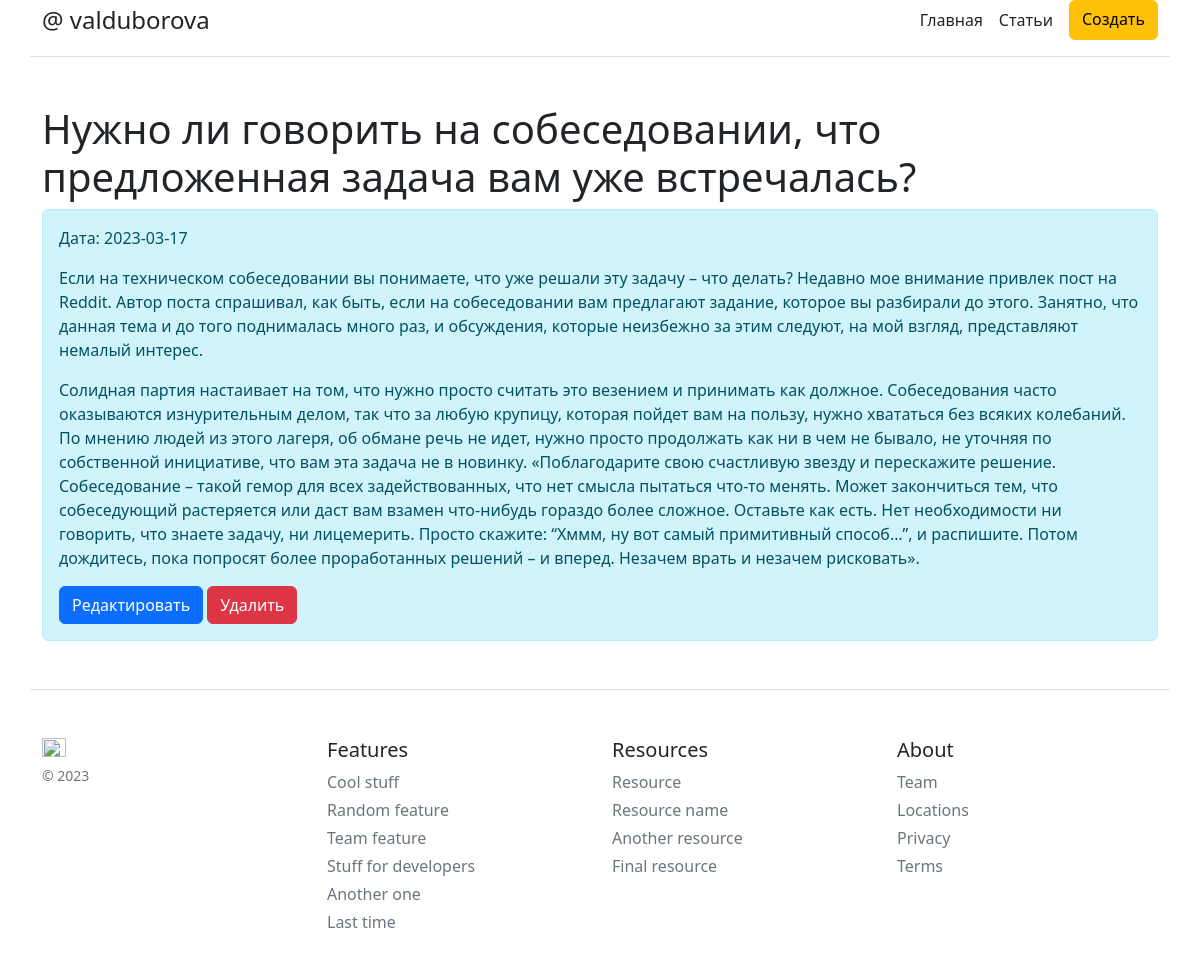
Screenshot of /posts/8 with the database file from the repository.
### models.py (models this page shows)
class Record(Base):
    __tablename__ = "Records"
    id = Column(Integer, primary_key=True)
    title = Column(String(100), nullable=False)
    intro = Column(String(300), nullable=False)
    text = Column(Text, nullable=False)
    date = Column(Date, default=datetime.utcnow)

### app.py (the view)
@app.route('/posts/<int:id>')
def article(id):
    res = db.query(models.Record).get(id)
    return render_template('article.html', rec=res)

### templates/article.html (shortened to what this page needs)
{% extends 'default.html' %}
{% block body %}
<div class="container mt-5">
    <h1>{{rec.title}}</h1>
    <div class="alert alert-info">
        {% if rec.date %}
        <p>Дата: {{ rec.date }}</p>
        {% endif %}
        <p>{{ rec.intro }}</p>
        <p>{{ rec.text }}</p>
        <a href="/posts/{{ rec.id }}/update" class="btn btn-primary">Редактировать</a>
        <a href="/posts/{{ rec.id }}/delete" class="btn btn-danger">Удалить</a>
    </div>
</div>
{% endblock %}

### rows the page displays
Record: title "Нужно ли говорить на собеседовании, что предложенная задача вам уже встречалась?", date "2023-03-17", intro "Если на техническом собеседовании вы понимаете, что уже решали эту задачу – что делать? Недавно мое внимание привлек пост на Reddit. Автор поста спрашивал, как быть, если на собеседовании вам предлагают задание, которое вы разбирали до этого. Занятно, что данная тема и до того поднималась много раз, и обсуждения, которые неизбежно за этим следуют, на мой взгляд, представляют немалый интерес.", text "Солидная партия настаивает на том, что нужно просто cчитать это везением и принимать как должное. Собеседования часто оказываются изнурительным делом, так что за любую крупицу, которая пойдет вам на пользу, нужно хвататься без всяких колебаний. По мнению людей из этого лагеря, об обмане речь не идет, нужно просто продолжать как ни в чем не бывало, не уточняя по собственной инициативе, что вам эта задача не в новинку. «Поблагодарите свою счастливую звезду и перескажите решение. Собеседование – такой гемор для всех задействованных, что нет смысла пытаться что-то менять. Может закончиться тем, что собеседующий растеряется или даст вам взамен что-нибудь гораздо более сложное. Оставьте как есть.…"
